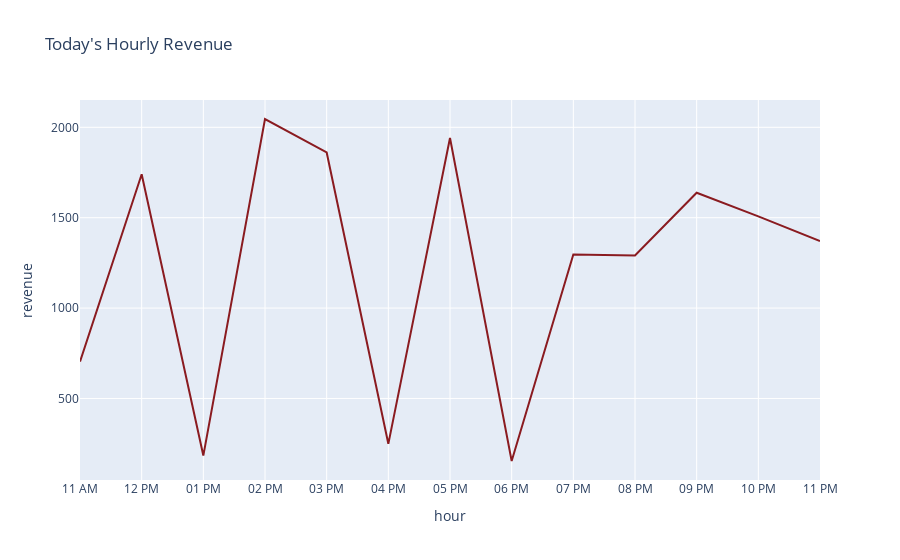
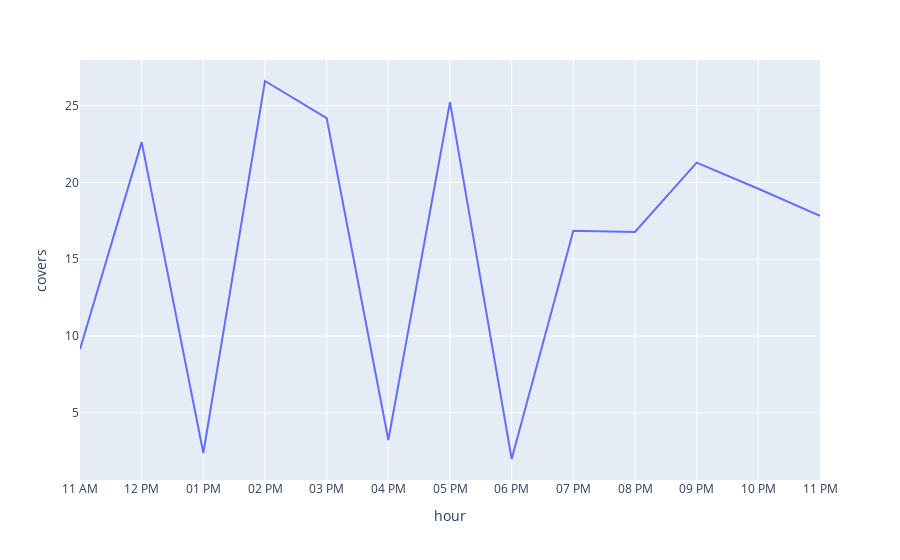

The notebook cell saved with these charts, in order:
### Code cell
x=hourly_revenue['hour']
y=hourly_revenue['revenue']
fig = px.line(data_frame = hourly_revenue, x=x, y=y, title="Today's Hourly Revenue")
fig2 = px.line(data_frame = hourly_revenue, x=x, y=hourly_revenue['covers'])
fig.update_traces(line_color='#8A1B20')


fig.show()
fig2.show()
fig.write_html('../assets/plotly_line.html')

### Figure 1 — Plotly figure (JSON) as saved in the notebook; plotly's stock layout.template omitted (floating-point values rounded to 4 significant figures)
{"data": [{"hovertemplate": "hour=%{x}<br>revenue=%{y}<extra></extra>", "legendgroup": "", "line": {"color": "#8A1B20", "dash": "solid"}, "mode": "lines", "name": "", "orientation": "v", "showlegend": false, "type": "scatter", "x": ["11 AM", "12 PM", "01 PM", "02 PM", "03 PM", "04 PM", "05 PM", "06 PM", "07 PM", "08 PM", "09 PM", "10 PM", "11 PM"], "xaxis": "x", "y": [704, 1740, 184, 2046, 1861, 249, 1941, 154, 1296, 1291, 1638, 1507, 1371], "yaxis": "y"}], "layout": {"legend": {"tracegroupgap": 0}, "title": {"text": "Today's Hourly Revenue"}, "xaxis": {"anchor": "y", "domain": [0, 1], "title": {"text": "hour"}}, "yaxis": {"anchor": "x", "domain": [0, 1], "title": {"text": "revenue"}}}}

### Figure 2 — Plotly figure (JSON) as saved in the notebook; plotly's stock layout.template omitted (floating-point values rounded to 4 significant figures)
{"data": [{"hovertemplate": "hour=%{x}<br>covers=%{y}<extra></extra>", "legendgroup": "", "line": {"color": "#636efa", "dash": "solid"}, "mode": "lines", "name": "", "orientation": "v", "showlegend": false, "type": "scatter", "x": ["11 AM", "12 PM", "01 PM", "02 PM", "03 PM", "04 PM", "05 PM", "06 PM", "07 PM", "08 PM", "09 PM", "10 PM", "11 PM"], "xaxis": "x", "y": [9.15, 22.62, 2.39, 26.6, 24.19, 3.24, 25.23, 2, 16.85, 16.78, 21.29, 19.59, 17.82], "yaxis": "y"}], "layout": {"legend": {"tracegroupgap": 0}, "margin": {"t": 60}, "xaxis": {"anchor": "y", "domain": [0, 1], "title": {"text": "hour"}}, "yaxis": {"anchor": "x", "domain": [0, 1], "title": {"text": "covers"}}}}
